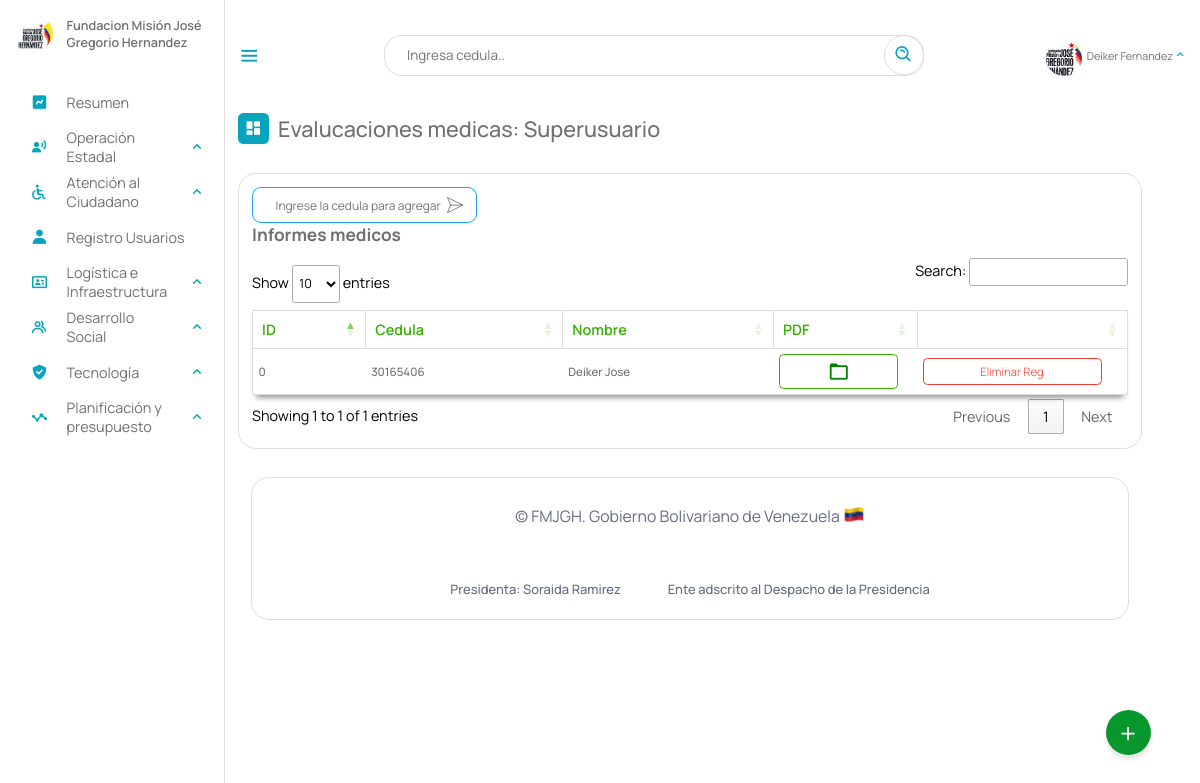
The page /Escritorio/21-evaluacionesMedicas.php (signed in) on the database as committed earlier.
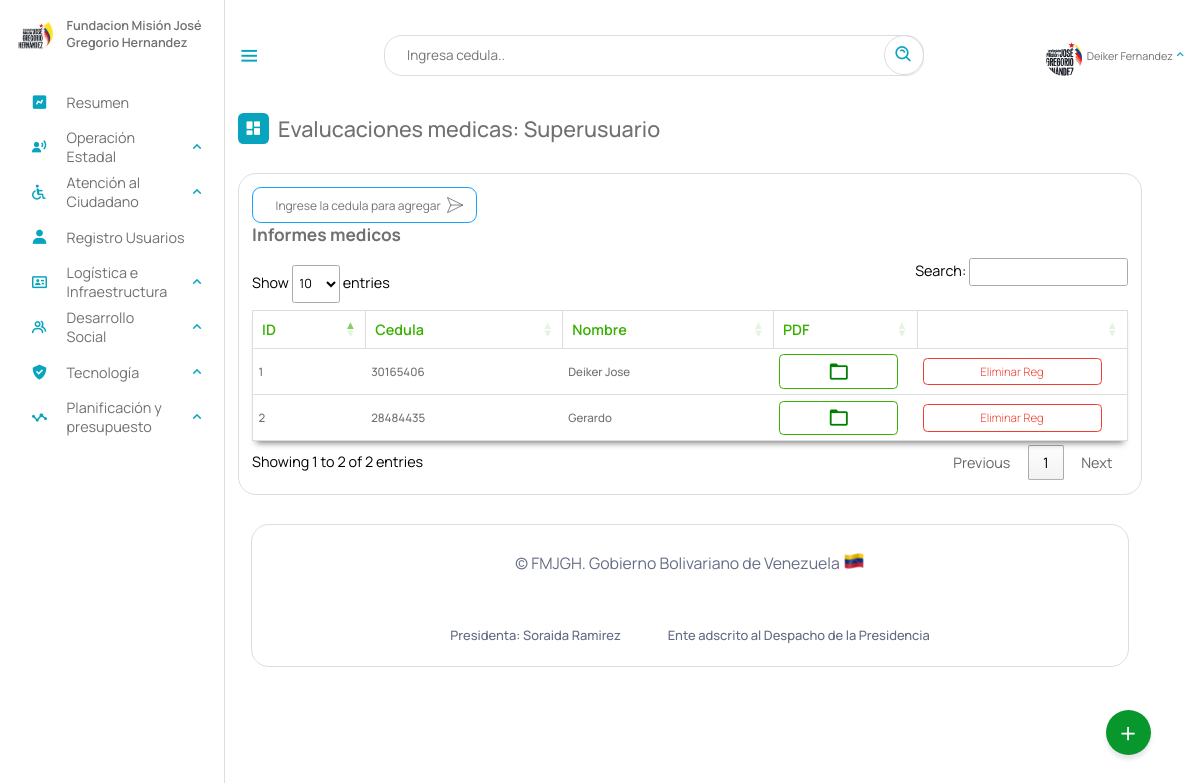
The same page on the database as committed later.
### tables this page shows
CREATE TABLE `informes_medicos` (
  `id` int(12) NOT NULL AUTO_INCREMENT,
  `cedula` int(12) NOT NULL,
  `nombre` varchar(25) NOT NULL,
  `pdf_path` varchar(255) DEFAULT NULL,
  PRIMARY KEY (`id`),
  KEY `cedula` (`cedula`),
  CONSTRAINT `informes_medicos_ibfk_1` FOREIGN KEY (`cedula`) REFERENCES `beneficiario` (`cedula`) ON DELETE CASCADE ON UPDATE CASCADE
);

### php/12-informes_medicos.php (called while the page is built, shortened)
<?php
include_once("ManejadorBD.php");
class informes_medicos extends ManejadorBD
{
    private $cnn;
    public function __construct($tipoConexion)
    {
        $this->cnn = parent::conectar($tipoConexion);
    }
    public function consultarInformes()
    {
        $sql = "SELECT * FROM informes_medicos";
        $stmt = $this->cnn->prepare($sql);
        $stmt->execute();
        return $stmt->fetchAll(PDO::FETCH_ASSOC);
    }
}
?>

### php/ManejadorBD.php (called while the page is built, shortened)
<?php
	class ManejadorBD extends PDO {
		public $srv	= SRV;
		public $usr	= USR;
		public $pas	= PAS;
		public $dbn	= BDN;
		public function conectar($tipoConexion){
			try{
				switch ($tipoConexion) {
				    case 1:
				        $dsn = "mysql:host=$this->srv;dbname=$this->dbn";
				        break;
				}
				$dbh = new PDO($dsn, $this->usr, $this->pas);
    			$dbh->setAttribute(PDO::ATTR_ERRMODE, PDO::ERRMODE_EXCEPTION);
			}catch(PDOException $error){
                echo "Error al Conectar con la Base de Datos: ".$error->getMessage();
                exit();
			}
            $this->conexionBD = $dbh;
			return $this->conexionBD;
		}
	}
?>

### Escritorio/21-evaluacionesMedicas.php (the view, shortened to what this page needs)
<?php
include_once("partearriba.php");
include_once("../php/12-informes_medicos.php")
?>
<link rel="stylesheet" type="text/css" href="https://cdn.datatables.net/1.11.3/css/jquery.dataTables.min.css">
<link rel="stylesheet" href="stylesprotesis.css">
<div class="dash-contenido">
    <div class="overview">
        <div class="titulo">
            <i class='bx bxs-dashboard'> </i>
            <span class="link-name">Evalucaciones medicas: <?php echo $rol ?></span>
        </div>
    </div>
    <div class="tabla-atencion">
        <div class="personas-conatencion">
            <div style="display: flex; align-items: center; justify-content: center; gap: 10px;">
                <form id="form_agregar">
                    <div class="messageBox">
                        <input required="" placeholder="Ingrese la cedula para agregar" type="text" id="messageInput" />
                        <button id="sendButton" type="submit">
                        </button>
                    </div>
                </form>
            </div>
        </div>
        <h2>Informes medicos</h2>
        <table>
    <thead>
        <tr>
            <th>ID</th>
            <th>Cedula</th>
            <th>Nombre</th>
            <th>PDF</th>
            <th></th>
        </tr>
    </thead>
    <tbody>
        <?php
        $informes = new informes_medicos(1);
        $registros = $informes->consultarInformes();
        foreach ($registros as $registro) {
            echo "<tr>
                <td>{$registro['id']}</td>
                <td>{$registro['cedula']}</td>
                <td>{$registro['nombre']}</td>
                <td>";
                if (!empty($registro['pdf_path'])) {
                    echo "<a href='{$registro['pdf_path']}' target='_blank'><i class='bx bxs-file-pdf' style='color: red; font-size: 24px;'></i></a>";
                } else {
                    echo "<a href='subir_pdf.php?cedula={$registro['cedula']}' style='cursor: pointer;'>
                            <i class='bx bx-folder' style='color: green; font-size: 24px;'></i>
                          </a>";
                }
            echo "</td>
                <td><a onclick='eliminar({$registro['id']})' class='eliminar'>Eliminar Reg</a></td>
            </tr>";
        }
        ?>
    </tbody>
</table>
    </div>
    <?php
    include_once("parteabajo.php");
    ?>

Rows that differ between the two databases and show on the page:
removed informes_medicos: id "0", cedula "30165406", nombre "Deiker Jose"
added informes_medicos: id "1", cedula "30165406", nombre "Deiker Jose"
added informes_medicos: id "2", cedula "28484435", nombre "Gerardo"
Other text that changed with them:
text written by a page script: "Show entries Search: Showing 1 to 1 of 1 entries Previous 1 Next" → "Show entries Search: Showing 1 to 2 of 2 entries Previous 1 Next"
